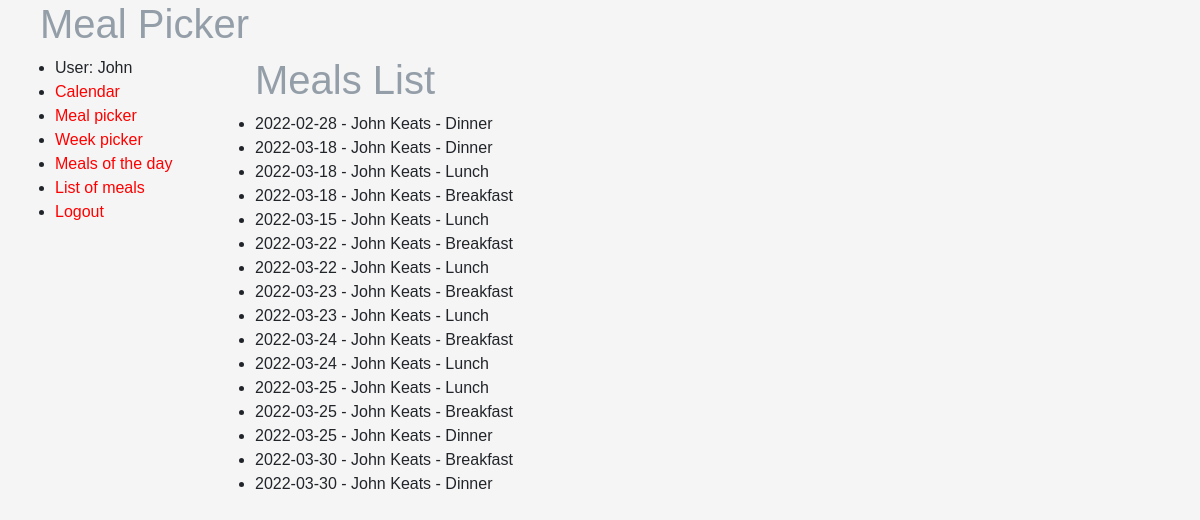
The page /meals/meal_list/ (signed in) on the database as committed earlier.
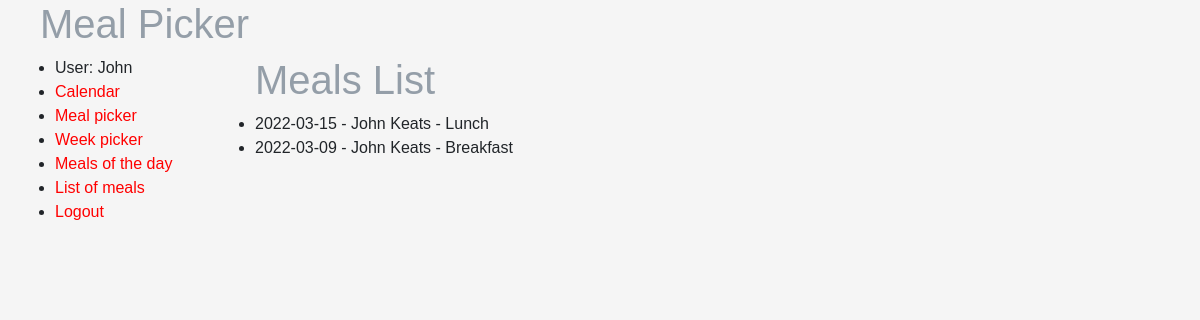
The same page on the database as committed later.
### meals/models.py (models this page shows, shortened)
class Meal(models.Model):
    BREAKFAST = "BR"
    LUNCH = "LU"
    DINNER = "DI"
    MEAL_TYPE = [
        (BREAKFAST, "Breakfast"),
        (LUNCH, "Lunch"),
        (DINNER, "Dinner"),
    ]
    day = models.DateField()
    user = models.ForeignKey(User, on_delete=models.CASCADE)
    meal_type = models.CharField(
        max_length=2,
        choices=MEAL_TYPE,
        default=BREAKFAST,
    )
    class Meta:
        constraints = [models.constraints.UniqueConstraint(
            fields=["day", "user", "meal_type"], name="one_meal_per_person"
        )]
    def meal_description(self):
        return next((x[1] for x in self.MEAL_TYPE if self.meal_type == x[0]))
    def __str__(self):
        return (
            self.day.strftime("%Y-%m-%d")
            + " - "
            + self.user.first_name
            + " "
            + self.user.last_name
            + " - "
            + self.meal_description()
        )

### meals/views.py (the view)
# urls.py: path("meal_list/", views.MealsListView.as_view(), name="meals"),
class MealsListView(ListView):
    model = Meal

### meals/templates/meals/meal_list.html
{% extends "base_generic.html" %}
{% block content %}
<h1>Meals List</h1>
{% if meal_list %}
<ul>
    {% for meal in meal_list %}
    <li>
        {{ meal }}
    </li>
    {% endfor %}
</ul>
{% else %}
<p>There are no meals.</p>
{% endif %}
{% endblock %}

### meals/templates/base_generic.html (shortened to what this page needs)
<!DOCTYPE html>
<html lang="en">
<head>
    <link rel="stylesheet" href="https://cdn.jsdelivr.net/npm/bootstrap@4.5.3/dist/css/bootstrap.min.css"
>
    {% load static %}
    <link rel="stylesheet" href="{% static 'css/custom_style.css' %}">
</head>
<body>
    <h1>Meal Picker</h1>
    <div class="container-fluid">
        <div class="row">
            <div class="col-sm-2">
                {% block sidebar %}
                <ul class="sidebar-nav">
                    {% if user.is_authenticated %}
                    <li>User: {{ user.get_username }}</li>
                    <li><a href="{% url 'date_picker' %}?next={{request.path}}">Calendar</a></li>
                    <li><a href="{% url 'day_view' %}?next={{request.path}}">Meal picker</a></li>
                    <li><a href="{% url 'week_view' %}?next={{request.path}}">Week picker</a></li>
                    <li><a href="{% url 'day_meals' %}?next={{request.path}}">Meals of the day</a></li>
                    <li><a href="{% url 'meals' %}?next={{request.path}}">List of meals</a></li>
                    <li><a href="{% url 'login' %}?next={{request.path}}">Logout</a></li>
                    {% endif %}
                </ul>
                {% endblock %}
            </div>
            <div class="col-sm-10 ">{% block content %}{% endblock %}
            </div>
        </div>
    </div>
</body>
</html>

### meals/static/css/custom_style.css (style rules this page uses)
body { background-color: whitesmoke; font-size: 12; font-family: "Arial"; font-style: normal; font-variant: normal; font-weight: 400; font-stretch: normal; line-height: 1.5; }
h1 { color: hsl(210, 10%, 62%); margin-left: 40px; font-weight: 400; }
a:link { color: red; }

Rows that differ between the two databases and show on the page:
removed Meal: day+user+meal_type "2022-02-28 - John Keats - Dinner"
removed Meal: day+user+meal_type "2022-03-18 - John Keats - Dinner"
removed Meal: day+user+meal_type "2022-03-18 - John Keats - Lunch"
removed Meal: day+user+meal_type "2022-03-18 - John Keats - Breakfast"
removed Meal: day+user+meal_type "2022-03-22 - John Keats - Breakfast"
removed Meal: day+user+meal_type "2022-03-22 - John Keats - Lunch"
removed Meal: day+user+meal_type "2022-03-23 - John Keats - Breakfast"
removed Meal: day+user+meal_type "2022-03-23 - John Keats - Lunch"
removed Meal: day+user+meal_type "2022-03-24 - John Keats - Breakfast"
removed Meal: day+user+meal_type "2022-03-24 - John Keats - Lunch"
removed Meal: day+user+meal_type "2022-03-25 - John Keats - Lunch"
removed Meal: day+user+meal_type "2022-03-25 - John Keats - Breakfast"
removed Meal: day+user+meal_type "2022-03-25 - John Keats - Dinner"
removed Meal: day+user+meal_type "2022-03-30 - John Keats - Breakfast"
removed Meal: day+user+meal_type "2022-03-30 - John Keats - Dinner"
added Meal: day+user+meal_type "2022-03-09 - John Keats - Breakfast"
